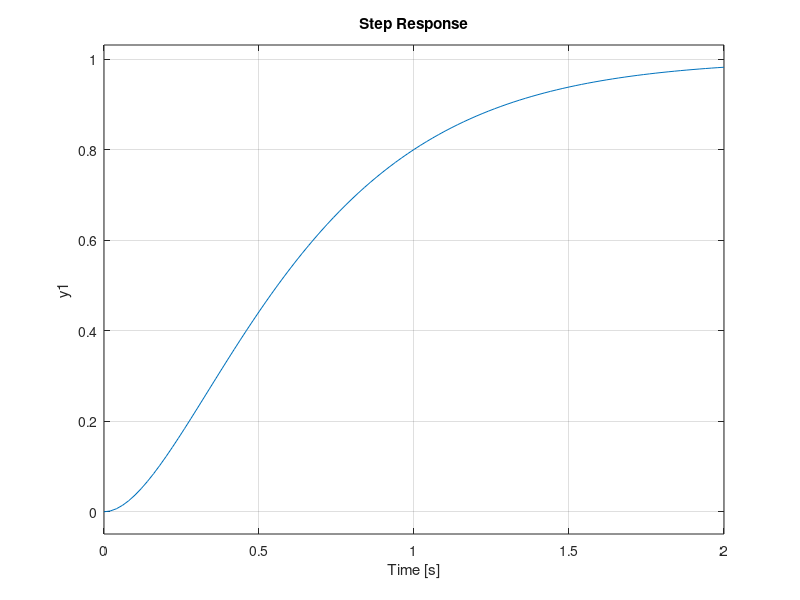

Recreate this plot in MATLAB.
num=9
den=[1 6 9]
%%cara 1
roots(den)
%%cara 2
G=tf(num,den)
pole(G)

%%Melihat respon
step(G)

%%karakteristik critically damped akarnya real kembar
